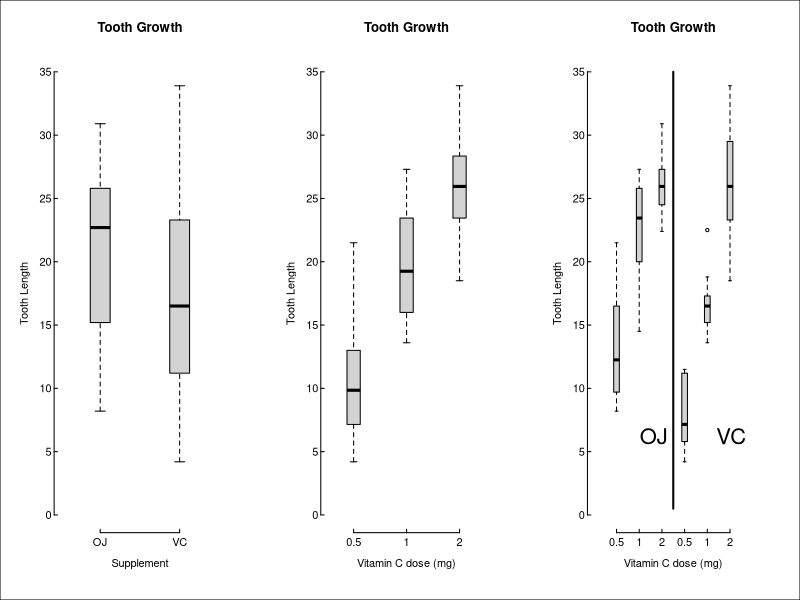

This figure's R source:
## ---- chunk 1
# load and summarize data
library(datasets)
data(ToothGrowth)
summary(ToothGrowth)
## ---- chunk 2
# Convert dose to a factor variable
ToothGrowth$dose<-as.factor(ToothGrowth$dose)

# Set graphical parameters
par(xpd=FALSE,mfrow=c(1,3),mar=c(5,4,4,3)+0.1,mgp=c(1.8,.2,0),tck=0.02,las=1,bty="n")

# Boxplots 1: len by supp
with(ToothGrowth,
     boxplot(len~supp,boxwex=0.25,col="lightgray",ylim=c(0,35),
             ylab="Tooth Length",xlab="Supplement",main="Tooth Growth"))

# Boxplots 2: len by dose
with(ToothGrowth,
     boxplot(len~dose,boxwex=0.25,col="lightgray",ylim=c(0,35),
             ylab="Tooth Length",xlab="Vitamin C dose (mg)",main="Tooth Growth"))

# Boxplots 3: len by supp:dose
with(ToothGrowth,
     boxplot(len~dose*supp,boxwex = 0.25,col="lightgray",xlim=c(0,7),ylim=c(0,35),
             ylab="Tooth Length",xlab="Vitamin C dose (mg)",main="Tooth Growth",
             names=rep(levels(dose),2)))
points(x=c(3.5,3.5),y=c(0.5,35),type="l",lwd=2,lty=1)
text(x=c(3.55,7),y=c(6,6),labels=c("OJ","VC"),pos=2,cex=2)
box(which="outer")
## ---- chunk 3
# Hypothesis test regarding differences between the two levels of supp:
with(ToothGrowth,t.test(len~supp))

# Hypothesis tests regarding differences between the levels of dose, pairwise:
with(ToothGrowth,pairwise.t.test(len,dose,p.adjust="none"))
